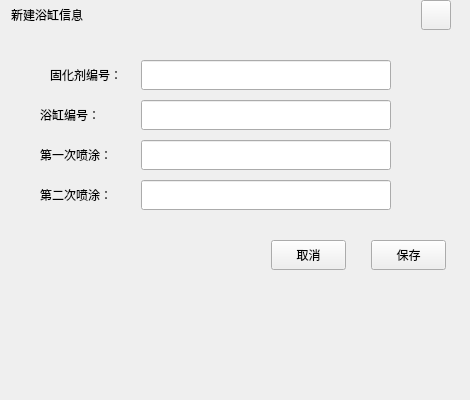
<?xml version="1.0" encoding="UTF-8"?>
<ui version="4.0">
 <class>CuringCosEdit</class>
 <widget class="QWidget" name="CuringCosEdit">
  <property name="geometry">
   <rect>
    <x>0</x>
    <y>0</y>
    <width>470</width>
    <height>400</height>
   </rect>
  </property>
  <property name="windowTitle">
   <string>Form</string>
  </property>
  <widget class="QLabel" name="UserLab_4">
   <property name="geometry">
    <rect>
     <x>40</x>
     <y>180</y>
     <width>101</width>
     <height>30</height>
    </rect>
   </property>
   <property name="text">
    <string>第二次喷涂：</string>
   </property>
  </widget>
  <widget class="QLineEdit" name="BathTubID">
   <property name="geometry">
    <rect>
     <x>141</x>
     <y>100</y>
     <width>250</width>
     <height>30</height>
    </rect>
   </property>
  </widget>
  <widget class="QPushButton" name="CloseBtn">
   <property name="geometry">
    <rect>
     <x>421</x>
     <y>0</y>
     <width>30</width>
     <height>30</height>
    </rect>
   </property>
   <property name="text">
    <string/>
   </property>
  </widget>
  <widget class="QLabel" name="InerLab">
   <property name="geometry">
    <rect>
     <x>51</x>
     <y>80</y>
     <width>401</width>
     <height>231</height>
    </rect>
   </property>
   <property name="styleSheet">
    <string notr="true"/>
   </property>
   <property name="text">
    <string/>
   </property>
  </widget>
  <widget class="QLineEdit" name="CurAgeID">
   <property name="geometry">
    <rect>
     <x>141</x>
     <y>60</y>
     <width>250</width>
     <height>30</height>
    </rect>
   </property>
  </widget>
  <widget class="QLabel" name="UserLab_1">
   <property name="geometry">
    <rect>
     <x>40</x>
     <y>100</y>
     <width>101</width>
     <height>30</height>
    </rect>
   </property>
   <property name="text">
    <string>浴缸编号：</string>
   </property>
  </widget>
  <widget class="QPushButton" name="CancleBtn">
   <property name="geometry">
    <rect>
     <x>271</x>
     <y>240</y>
     <width>75</width>
     <height>30</height>
    </rect>
   </property>
   <property name="text">
    <string>取消</string>
   </property>
  </widget>
  <widget class="QLineEdit" name="First">
   <property name="geometry">
    <rect>
     <x>141</x>
     <y>140</y>
     <width>250</width>
     <height>30</height>
    </rect>
   </property>
  </widget>
  <widget class="QLabel" name="TitleLab">
   <property name="geometry">
    <rect>
     <x>1</x>
     <y>10</y>
     <width>461</width>
     <height>31</height>
    </rect>
   </property>
   <property name="text">
    <string/>
   </property>
  </widget>
  <widget class="QLabel" name="label">
   <property name="geometry">
    <rect>
     <x>11</x>
     <y>0</y>
     <width>151</width>
     <height>30</height>
    </rect>
   </property>
   <property name="text">
    <string>新建浴缸信息</string>
   </property>
  </widget>
  <widget class="QPushButton" name="SaveBtn">
   <property name="geometry">
    <rect>
     <x>371</x>
     <y>240</y>
     <width>75</width>
     <height>30</height>
    </rect>
   </property>
   <property name="text">
    <string>保存</string>
   </property>
  </widget>
  <widget class="QLineEdit" name="Second">
   <property name="geometry">
    <rect>
     <x>141</x>
     <y>180</y>
     <width>250</width>
     <height>30</height>
    </rect>
   </property>
  </widget>
  <widget class="QLabel" name="UserLab_3">
   <property name="geometry">
    <rect>
     <x>50</x>
     <y>60</y>
     <width>91</width>
     <height>30</height>
    </rect>
   </property>
   <property name="text">
    <string>固化剂编号：</string>
   </property>
  </widget>
  <widget class="QLabel" name="UserLab_2">
   <property name="geometry">
    <rect>
     <x>40</x>
     <y>140</y>
     <width>101</width>
     <height>30</height>
    </rect>
   </property>
   <property name="text">
    <string>第一次喷涂：</string>
   </property>
  </widget>
  <zorder>InerLab</zorder>
  <zorder>TitleLab</zorder>
  <zorder>UserLab_4</zorder>
  <zorder>BathTubID</zorder>
  <zorder>CloseBtn</zorder>
  <zorder>CurAgeID</zorder>
  <zorder>UserLab_1</zorder>
  <zorder>CancleBtn</zorder>
  <zorder>First</zorder>
  <zorder>label</zorder>
  <zorder>SaveBtn</zorder>
  <zorder>Second</zorder>
  <zorder>UserLab_3</zorder>
  <zorder>UserLab_2</zorder>
 </widget>
 <resources/>
 <connections/>
</ui>
